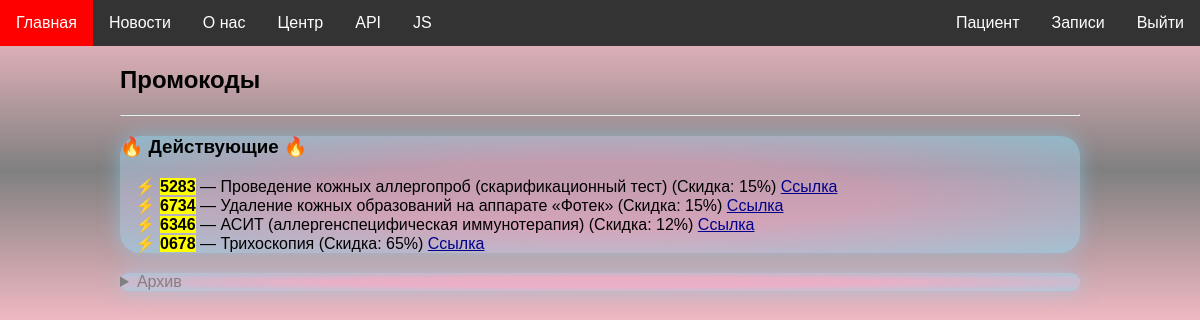
The page /services/promo-codes/ (signed in) on the database its author committed.
### services/models.py (models this page shows, shortened)
class PromoCode(models.Model):
    code = models.CharField(
        max_length=4,
        unique=True,
        validators=[MinLengthValidator(limit_value=4)]
    )
    service = models.ForeignKey(Service, on_delete=models.CASCADE)
    discount = models.IntegerField(validators=[MinValueValidator(1), MaxValueValidator(100)], help_text='скидка в процентах')
    isAvailable = models.BooleanField(default=True)

class Service(models.Model):
    name = models.CharField(max_length=100)
    subcategory = models.ForeignKey(SubCategory, on_delete=models.CASCADE)
    price = models.FloatField(validators=[MinValueValidator(0.0), MaxValueValidator(999999999)])

### services/views.py (the view)
# urls.py: path('promo-codes/', promo_code_list, name='promo-codes'),
def promo_code_list(request):
    available_promo_codes = PromoCode.objects.filter(isAvailable=True)
    unavailable_promo_codes = PromoCode.objects.filter(isAvailable=False)
    return render(request, 'services/promo-codes.html', {
        'available_promo_codes': available_promo_codes,
        'unavailable_promo_codes': unavailable_promo_codes
    })

### website/templatetags/custom_tags.py (called while the page is built)
@register.simple_tag
def current_times():
    return {
        'local_time': datetime.now().strftime("%Y-%m-%d %H:%M:%S"),
        'utc_time':  datetime.now(timezone.utc).strftime("%Y-%m-%d %H:%M:%S"),
        'time_zone': timezone.get_current_timezone()
    }

@register.simple_tag
def date_range(num):
    today = datetime.now()
    date_list = [today + timedelta(days=i) for i in range(num)]
    return date_list

### services/templates/services/promo-codes.html (shortened to what this page needs)
{% extends 'website/base.html' %}
{% load static %}
{% block styles %}
    <link rel="stylesheet" href="{% static 'services/css/promo-codes.css' %}">
{% endblock %}
{% block content %}
    <article class="promo-codes">
        <h1>Промокоды</h1>
        <hr>
        <section class="available common-block">
            <h3>Действующие</h3>
            <ul type="circle">
                {% for promo_code in available_promo_codes %}
                    <li><mark><strong>{{ promo_code.code }}</strong></mark> — {{ promo_code.service.name }} (Скидка: {{ promo_code.discount }}%) <a href="{% url 'category_detail' slug=promo_code.service.subcategory.category.slug %}">Ссылка</a></li>
                {% endfor %}
            </ul>
        </section>
        <section class="archive common-block">
            <details>
                <summary>Архив</summary>
            </details>
        </section>
    </article>
{% endblock %}

### website/static/website/css/styles.css (style rules this page uses)
* { font-family: Arial; }
body { padding: 0; margin: 0; }
a:link { color: DarkBlue; }
body { background-image: linear-gradient(to bottom, rgba(190,255,241), rgba(208,208,255), rgba(190,255,241)); transition: background-color 2s; }
@media (max-width: 1280px) or (max-height: 720px) { body { background-image: linear-gradient(to top, pink, gray, pink); } }
.common-block { background-image: radial-gradient(rgb(255, 180, 218, 0.5) 40%, rgb(135, 227, 255, 0.5)); border-radius: 20px; box-shadow: 0 0 20px rgb(136, 217, 255, 0.5); margin: 20px 0px; }

### services/static/services/css/promo-codes.css (style rules this page uses)
.archive { color: gray; }
h3::before, h3::after { content: " \1F525 "; }
.available li { list-style-type: "\26A1 "; }

### rows shown on the page
PromoCode: code "5283", service.name "Проведение кожных аллергопроб (скарификационный тест)", discount "15"
PromoCode: code "6734", service.name "Удаление кожных образований на аппарате «Фотек»", discount "15"
PromoCode: code "6346", service.name "АСИТ (аллергенспецифическая иммунотерапия)", discount "12"
PromoCode: code "0678", service.name "Трихоскопия", discount "65"
